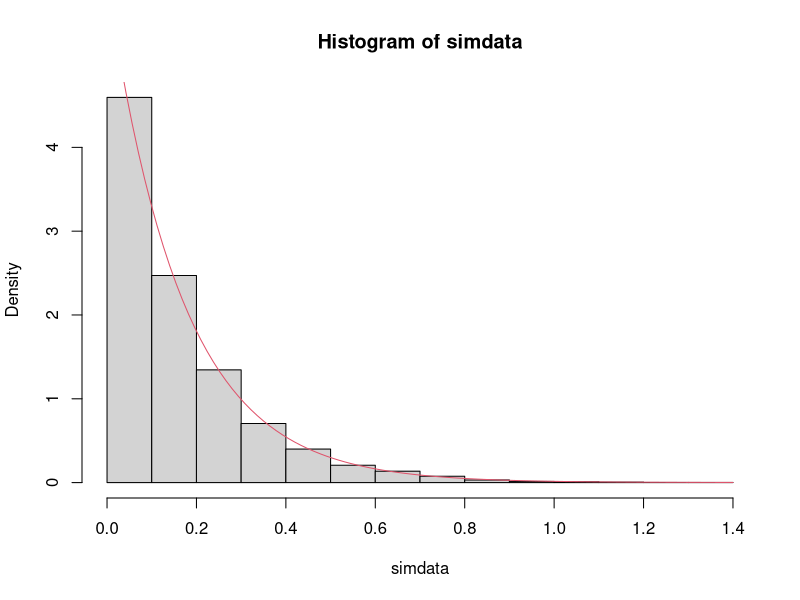
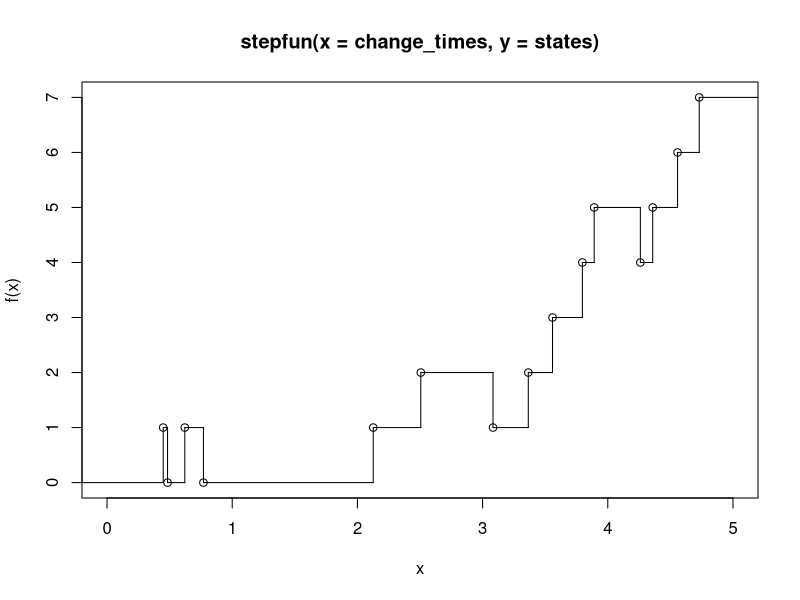
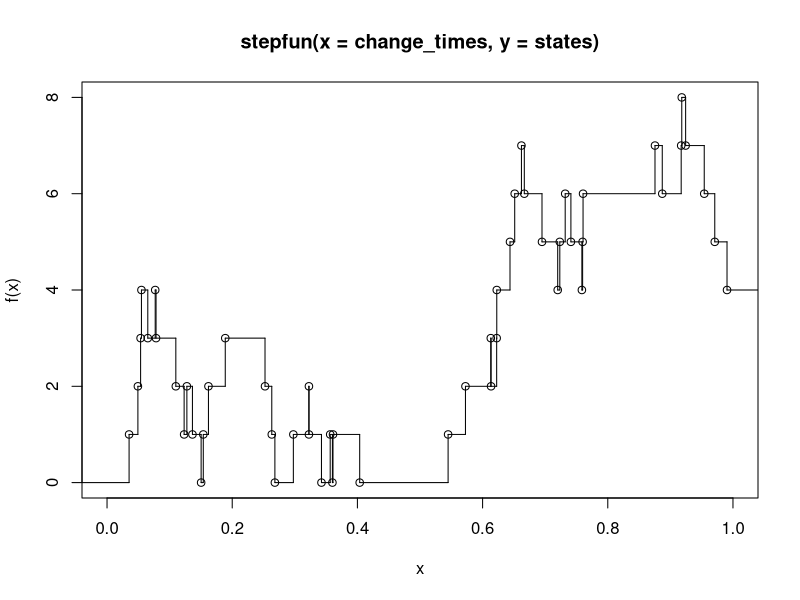

Source code (R) for these figures, in order:
## ---- chunk 1
simdata <- replicate(10000, {
  min(rexp(1, 2), rexp(1, 4))
})
hist(simdata, probability = T)
curve(dexp(x, 6), add = T, col = 2)
## ---- chunk 2
current_time <- 0 
change_times <- numeric(0) #vector of all places births/deaths occur
current_state <- 0
states <- current_state #vector of all states
while(current_time < 5) {
  #get time of next change and new state
  if(current_state == 0) { 
    current_time <- current_time + rexp(1, 2)
    current_state <- 1
  } else { 
    current_time <- current_time + rexp(1, 3.5)
    current_state <- current_state + sample(c(-1, 1), size = 1, prob = c(1.5, 2))
  }
  #update change times and states
  if(current_time < 5) { 
    change_times <- c(change_times, current_time)
    states <- c(states, current_state)
  }
}
plot(stepfun(x = change_times, y = states), xlim = c(0, 5))
## ---- chunk 3
birth_rate <- 30
death_rate <- 30
max_time <- 1
current_time <- 0 
change_times <- numeric(0) 
current_state <- 0
states <- current_state
while(current_time < max_time) {
  if(current_state == 0) { 
    current_time <- current_time + rexp(1, birth_rate)
    current_state <- 1
  } else { 
    current_time <- current_time + rexp(1, death_rate + birth_rate)
    current_state <- current_state + sample(c(-1, 1), size = 1, prob = c(death_rate, birth_rate))
  }
  if(current_time < max_time) { 
    change_times <- c(change_times, current_time)
    states <- c(states, current_state)
  }
}
plot(stepfun(x = change_times, y = states), xlim = c(0, max_time))
## ---- chunk 4
set.seed(1) #to get consistent results when re-compiling
birth_rate <- 30
death_rate <- 30
max_time <- 8
sim_data <- replicate(1000, {
  current_time <- 0 
  change_times <- numeric(0) 
  current_state <- 0
  states <- current_state
  while(current_time < max_time) {
    if(current_state == 0) { 
      current_time <- current_time + rexp(1, birth_rate)
      current_state <- 1
    } else { 
      current_time <- current_time + rexp(1, death_rate + birth_rate)
      current_state <- current_state + sample(c(-1, 1), size = 1, prob = c(death_rate, birth_rate))
    }
    if(current_time < max_time) { 
      change_times <- c(change_times, current_time)
      states <- c(states, current_state)
    }
  }
  tail(states, 1)
})
## ---- chunk 5
mean(sim_data)
## ---- chunk 6
quantile(sim_data, c(.025, .975))
